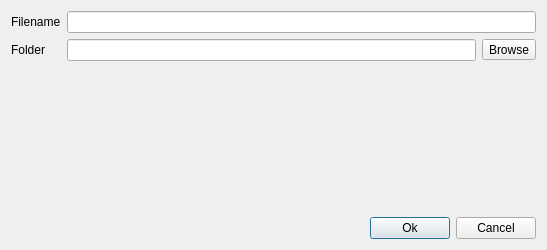
<?xml version="1.0" encoding="UTF-8"?>
<ui version="4.0">
 <class>NewProjectUnitDialog</class>
 <widget class="QDialog" name="NewProjectUnitDialog">
  <property name="geometry">
   <rect>
    <x>0</x>
    <y>0</y>
    <width>547</width>
    <height>250</height>
   </rect>
  </property>
  <property name="windowTitle">
   <string>New Project Unit</string>
  </property>
  <layout class="QGridLayout" name="gridLayout">
   <item row="1" column="0">
    <widget class="QLabel" name="label_2">
     <property name="text">
      <string>Folder</string>
     </property>
    </widget>
   </item>
   <item row="1" column="1">
    <widget class="QLineEdit" name="txtFolder">
     <property name="readOnly">
      <bool>true</bool>
     </property>
    </widget>
   </item>
   <item row="0" column="0">
    <widget class="QLabel" name="label">
     <property name="text">
      <string>Filename</string>
     </property>
    </widget>
   </item>
   <item row="1" column="2">
    <widget class="QToolButton" name="btnBrowse">
     <property name="toolTip">
      <string>Browse</string>
     </property>
     <property name="text">
      <string>Browse</string>
     </property>
    </widget>
   </item>
   <item row="0" column="1" colspan="2">
    <widget class="QLineEdit" name="txtFilename"/>
   </item>
   <item row="3" column="0" colspan="3">
    <widget class="QWidget" name="widget" native="true">
     <layout class="QHBoxLayout" name="horizontalLayout">
      <property name="leftMargin">
       <number>0</number>
      </property>
      <property name="topMargin">
       <number>0</number>
      </property>
      <property name="rightMargin">
       <number>0</number>
      </property>
      <property name="bottomMargin">
       <number>0</number>
      </property>
      <item>
       <spacer name="horizontalSpacer">
        <property name="orientation">
         <enum>Qt::Horizontal</enum>
        </property>
        <property name="sizeHint" stdset="0">
         <size>
          <width>40</width>
          <height>20</height>
         </size>
        </property>
       </spacer>
      </item>
      <item>
       <widget class="QPushButton" name="btnOk">
        <property name="text">
         <string>Ok</string>
        </property>
       </widget>
      </item>
      <item>
       <widget class="QPushButton" name="btnCancel">
        <property name="text">
         <string>Cancel</string>
        </property>
       </widget>
      </item>
     </layout>
    </widget>
   </item>
   <item row="2" column="0">
    <spacer name="verticalSpacer">
     <property name="orientation">
      <enum>Qt::Vertical</enum>
     </property>
     <property name="sizeHint" stdset="0">
      <size>
       <width>20</width>
       <height>40</height>
      </size>
     </property>
    </spacer>
   </item>
  </layout>
 </widget>
 <tabstops>
  <tabstop>txtFilename</tabstop>
  <tabstop>txtFolder</tabstop>
  <tabstop>btnBrowse</tabstop>
  <tabstop>btnOk</tabstop>
  <tabstop>btnCancel</tabstop>
 </tabstops>
 <resources/>
 <connections/>
</ui>
